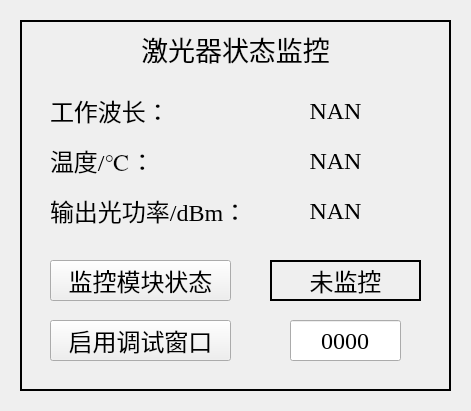
       <widget class="QWidget" name="widgetWatchParamLaser_2" native="true">
        <property name="geometry">
         <rect>
          <x>1120</x>
          <y>410</y>
          <width>471</width>
          <height>411</height>
         </rect>
        </property>
        <widget class="QLabel" name="labelWatchWavelnLaser_2">
         <property name="geometry">
          <rect>
           <x>240</x>
           <y>90</y>
           <width>191</width>
           <height>41</height>
          </rect>
         </property>
         <property name="sizePolicy">
          <sizepolicy hsizetype="Ignored" vsizetype="Ignored">
           <horstretch>0</horstretch>
           <verstretch>0</verstretch>
          </sizepolicy>
         </property>
         <property name="font">
          <font>
           <family>Times New Roman</family>
           <pointsize>18</pointsize>
          </font>
         </property>
         <property name="text">
          <string>NAN</string>
         </property>
         <property name="alignment">
          <set>Qt::AlignCenter</set>
         </property>
        </widget>
        <widget class="QLabel" name="labelWatchPwrLaser_2">
         <property name="geometry">
          <rect>
           <x>250</x>
           <y>190</y>
           <width>171</width>
           <height>41</height>
          </rect>
         </property>
         <property name="sizePolicy">
          <sizepolicy hsizetype="Ignored" vsizetype="Ignored">
           <horstretch>0</horstretch>
           <verstretch>0</verstretch>
          </sizepolicy>
         </property>
         <property name="font">
          <font>
           <family>Times New Roman</family>
           <pointsize>18</pointsize>
          </font>
         </property>
         <property name="text">
          <string>NAN</string>
         </property>
         <property name="alignment">
          <set>Qt::AlignCenter</set>
         </property>
        </widget>
        <widget class="QLabel" name="labelHintWatchTempLaser_2">
         <property name="geometry">
          <rect>
           <x>50</x>
           <y>140</y>
           <width>201</width>
           <height>41</height>
          </rect>
         </property>
         <property name="sizePolicy">
          <sizepolicy hsizetype="Ignored" vsizetype="Ignored">
           <horstretch>0</horstretch>
           <verstretch>0</verstretch>
          </sizepolicy>
         </property>
         <property name="font">
          <font>
           <family>Times New Roman</family>
           <pointsize>18</pointsize>
          </font>
         </property>
         <property name="text">
          <string>温度/℃：</string>
         </property>
        </widget>
        <widget class="QLabel" name="labelHintWatchPwrLaser_2">
         <property name="geometry">
          <rect>
           <x>50</x>
           <y>190</y>
           <width>201</width>
           <height>41</height>
          </rect>
         </property>
         <property name="sizePolicy">
          <sizepolicy hsizetype="Ignored" vsizetype="Ignored">
           <horstretch>0</horstretch>
           <verstretch>0</verstretch>
          </sizepolicy>
         </property>
         <property name="font">
          <font>
           <family>Times New Roman</family>
           <pointsize>18</pointsize>
          </font>
         </property>
         <property name="text">
          <string>输出光功率/dBm：</string>
         </property>
        </widget>
        <widget class="QLabel" name="labelHintWatchWavelnLaser_2">
         <property name="geometry">
          <rect>
           <x>50</x>
           <y>90</y>
           <width>201</width>
           <height>41</height>
          </rect>
         </property>
         <property name="sizePolicy">
          <sizepolicy hsizetype="Ignored" vsizetype="Ignored">
           <horstretch>0</horstretch>
           <verstretch>0</verstretch>
          </sizepolicy>
         </property>
         <property name="font">
          <font>
           <family>Times New Roman</family>
           <pointsize>18</pointsize>
          </font>
         </property>
         <property name="text">
          <string>工作波长：</string>
         </property>
        </widget>
        <widget class="QLabel" name="labelWatchTempLaser_2">
         <property name="geometry">
          <rect>
           <x>250</x>
           <y>140</y>
           <width>171</width>
           <height>41</height>
          </rect>
         </property>
         <property name="sizePolicy">
          <sizepolicy hsizetype="Ignored" vsizetype="Ignored">
           <horstretch>0</horstretch>
           <verstretch>0</verstretch>
          </sizepolicy>
         </property>
         <property name="font">
          <font>
           <family>Times New Roman</family>
           <pointsize>18</pointsize>
          </font>
         </property>
         <property name="text">
          <string>NAN</string>
         </property>
         <property name="alignment">
          <set>Qt::AlignCenter</set>
         </property>
        </widget>
        <widget class="QPushButton" name="pushButtonToggleWatchStateLaser_2">
         <property name="geometry">
          <rect>
           <x>50</x>
           <y>260</y>
           <width>181</width>
           <height>41</height>
          </rect>
         </property>
         <property name="sizePolicy">
          <sizepolicy hsizetype="Ignored" vsizetype="Ignored">
           <horstretch>0</horstretch>
           <verstretch>0</verstretch>
          </sizepolicy>
         </property>
         <property name="font">
          <font>
           <family>Times New Roman</family>
           <pointsize>18</pointsize>
          </font>
         </property>
         <property name="text">
          <string>监控模块状态</string>
         </property>
        </widget>
        <widget class="QLabel" name="labelWatchIfOnLaser_2">
         <property name="geometry">
          <rect>
           <x>270</x>
           <y>260</y>
           <width>151</width>
           <height>41</height>
          </rect>
         </property>
         <property name="sizePolicy">
          <sizepolicy hsizetype="Ignored" vsizetype="Ignored">
           <horstretch>0</horstretch>
           <verstretch>0</verstretch>
          </sizepolicy>
         </property>
         <property name="font">
          <font>
           <family>Times New Roman</family>
           <pointsize>18</pointsize>
          </font>
         </property>
         <property name="frameShape">
          <enum>QFrame::WinPanel</enum>
         </property>
         <property name="text">
          <string>未监控</string>
         </property>
         <property name="alignment">
          <set>Qt::AlignCenter</set>
         </property>
        </widget>
        <widget class="QLabel" name="labelBgHintWatchLaser_2">
         <property name="geometry">
          <rect>
           <x>20</x>
           <y>20</y>
           <width>431</width>
           <height>371</height>
          </rect>
         </property>
         <property name="font">
          <font>
           <family>Times New Roman</family>
           <pointsize>20</pointsize>
          </font>
         </property>
         <property name="frameShape">
          <enum>QFrame::WinPanel</enum>
         </property>
         <property name="text">
          <string>激光器状态监控</string>
         </property>
         <property name="alignment">
          <set>Qt::AlignHCenter|Qt::AlignTop</set>
         </property>
         <property name="margin">
          <number>10</number>
         </property>
        </widget>
        <widget class="QPushButton" name="pushButtonOpenDebuggerLaser_2">
         <property name="geometry">
          <rect>
           <x>50</x>
           <y>320</y>
           <width>181</width>
           <height>41</height>
          </rect>
         </property>
         <property name="sizePolicy">
          <sizepolicy hsizetype="Ignored" vsizetype="Ignored">
           <horstretch>0</horstretch>
           <verstretch>0</verstretch>
          </sizepolicy>
         </property>
         <property name="font">
          <font>
           <family>Times New Roman</family>
           <pointsize>18</pointsize>
          </font>
         </property>
         <property name="text">
          <string>启用调试窗口</string>
         </property>
        </widget>
        <widget class="QLineEdit" name="lineEditOpenDebuggerCodeLaser_2">
         <property name="geometry">
          <rect>
           <x>290</x>
           <y>320</y>
           <width>111</width>
           <height>41</height>
          </rect>
         </property>
         <property name="sizePolicy">
          <sizepolicy hsizetype="Ignored" vsizetype="Ignored">
           <horstretch>0</horstretch>
           <verstretch>0</verstretch>
          </sizepolicy>
         </property>
         <property name="font">
          <font>
           <family>Times New Roman</family>
           <pointsize>18</pointsize>
          </font>
         </property>
         <property name="text">
          <string>0000</string>
         </property>
         <property name="alignment">
          <set>Qt::AlignCenter</set>
         </property>
        </widget>
        <zorder>labelBgHintWatchLaser_2</zorder>
        <zorder>labelWatchWavelnLaser_2</zorder>
        <zorder>labelWatchPwrLaser_2</zorder>
        <zorder>labelHintWatchTempLaser_2</zorder>
        <zorder>labelHintWatchPwrLaser_2</zorder>
        <zorder>labelHintWatchWavelnLaser_2</zorder>
        <zorder>labelWatchTempLaser_2</zorder>
        <zorder>pushButtonToggleWatchStateLaser_2</zorder>
        <zorder>labelWatchIfOnLaser_2</zorder>
        <zorder>pushButtonOpenDebuggerLaser_2</zorder>
        <zorder>lineEditOpenDebuggerCodeLaser_2</zorder>
       </widget>
